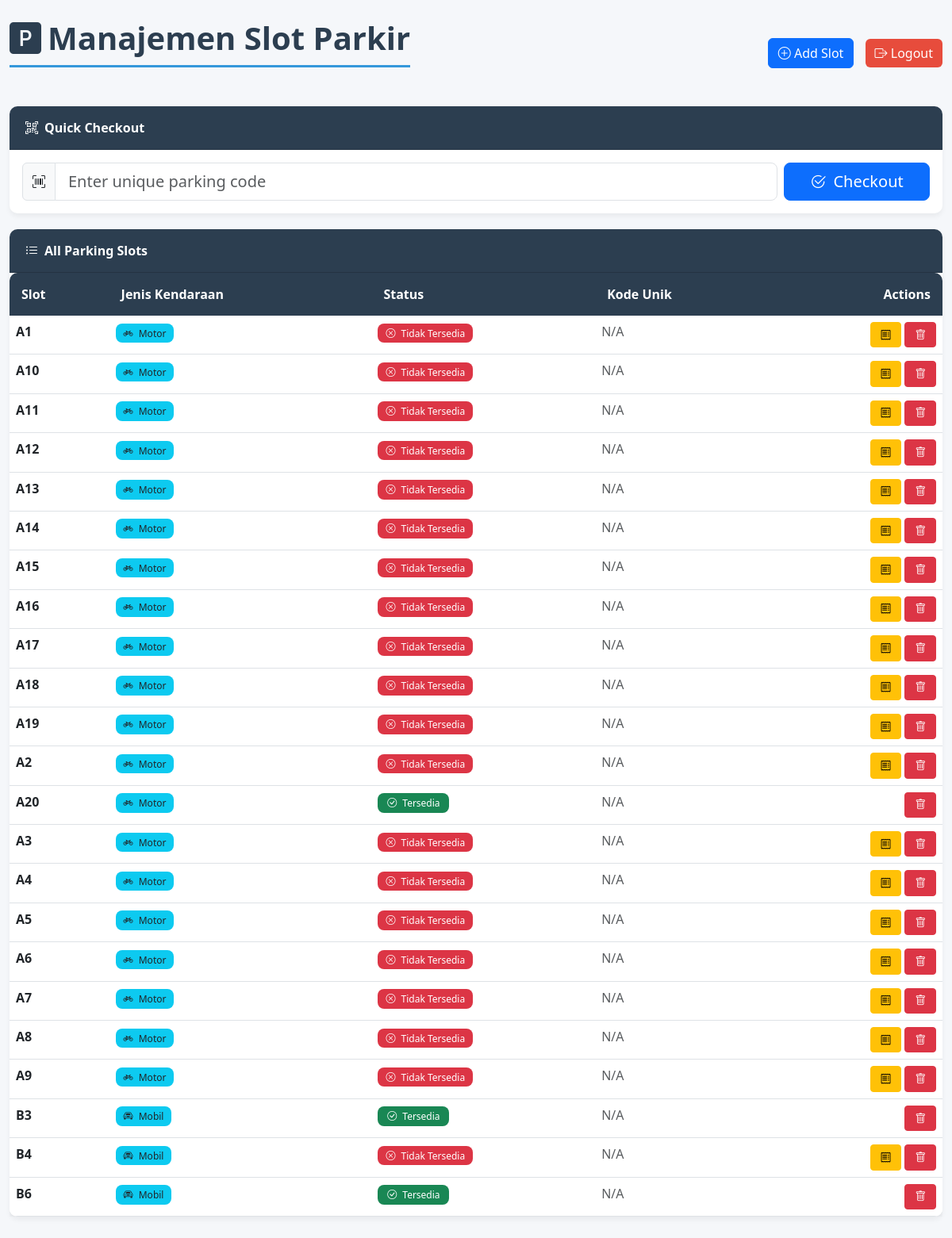
Before: /admintes/slots/ (signed in) with the older database file.
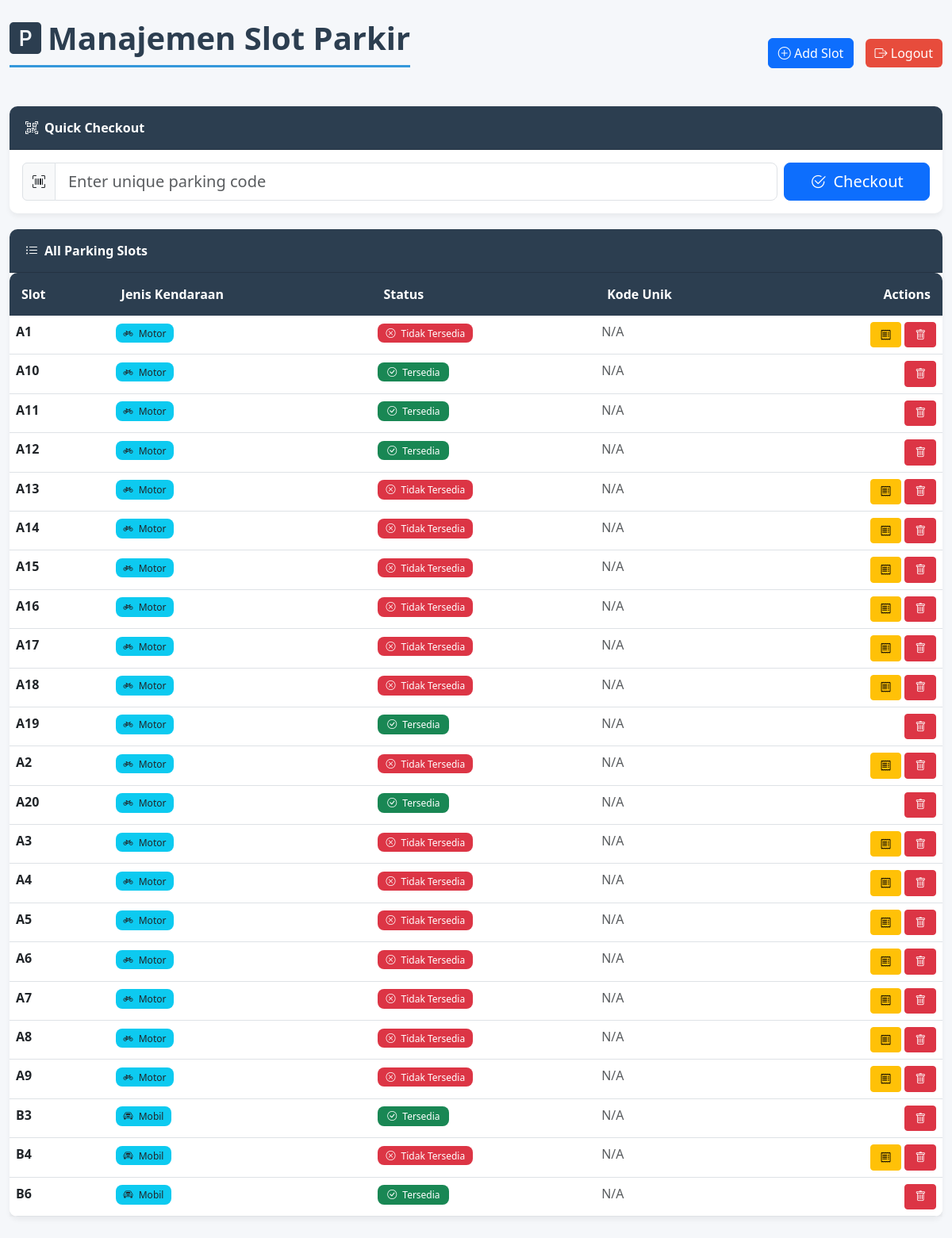
After: the same page with the newer database file.
### parkir/models.py (models this page shows, shortened)
class SlotParkir(models.Model):
    JENIS_KENDARAAN = [('mobil', 'Mobil'), ('motor', 'Motor')]
    nomor_slot = models.CharField(max_length=10)
    jenis_kendaraan = models.CharField(max_length=10, choices=JENIS_KENDARAAN)
    tersedia = models.BooleanField(default=True)
    kode_unik = models.CharField(max_length=20, null=True, blank=True)

### admintes/views.py (the view)
# urls.py: path('slots/', views.daftar_slot, name='daftar_slot'),
@staff_member_required
def daftar_slot(request):
    slots = SlotParkir.objects.all().order_by('nomor_slot')
    return render(request, 'admintes/daftar_slot.html', {'slots': slots})

### admintes/templates/admintes/daftar_slot.html (shortened to what the changed rows need)
{% load static %}
<!DOCTYPE html>
<html lang="en">
<head>
  <link href="https://cdn.jsdelivr.net/npm/bootstrap@5.3.0/dist/css/bootstrap.min.css" rel="stylesheet" />
  <link rel="stylesheet" href="https://cdn.jsdelivr.net/npm/bootstrap-icons@1.10.0/font/bootstrap-icons.css">
</head>
<body>
  <div class="container py-4">
    <div class="d-flex justify-content-between align-items-center mb-4">
      <h1 class="page-title">
        <i class="bi bi-p-square-fill me-2"></i>Manajemen Slot Parkir
      </h1>
    </div>
    <div class="card">
      <div class="card-body p-0">
        <div class="table-responsive">
          <table class="table table-hover mb-0">
            <thead>
              <tr>
                <th>Slot </th>
                <th>Jenis Kendaraan</th>
                <th>Status</th>
                <th>Kode Unik</th>
                <th class="text-end">Actions</th>
              </tr>
            </thead>
            <tbody>
              {% for slot in slots %}
              <tr>
                <td class="fw-bold">{{ slot.nomor_slot }}</td>
                <td>
                  <span class="badge bg-info text-dark">
                    <i class="bi bi-{% if slot.jenis_kendaraan == 'mobil' %}car-front{% else %}bicycle{% endif %} me-1"></i>
                    {{ slot.jenis_kendaraan|title }}
                  </span>
                </td>
                <td>
                  {% if slot.tersedia %}
                    <span class="badge bg-success status-badge">
                      <i class="bi bi-check-circle me-1"></i> Tersedia
                    </span>
                  {% else %}
                    <span class="badge bg-danger status-badge">
                      <i class="bi bi-x-circle me-1"></i> Tidak Tersedia
                    </span>
                  {% endif %}
                </td>
                <td>
                  {% if slot.kode_unik %}
                    <span class="badge bg-light text-dark">
                      <i class="bi bi-upc me-1"></i> {{ slot.kode_unik }}
                    </span>
                  {% else %}
                    <span class="text-muted">N/A</span>
                  {% endif %}
                </td>
                <td class="action-buttons text-end">
                  {% if not slot.tersedia %}
                    <form method="post" action="{% url 'admintes:checkout_slot_by_id' slot.id %}" class="d-inline">
                      <button class="btn btn-warning btn-sm" type="submit" data-bs-toggle="tooltip" title="Checkout">
                        <i class="bi bi-receipt"></i>
                      </button>
                    </form>
                  {% endif %}
                  <form method="post" action="{% url 'admintes:hapus_slot' slot.id %}" class="d-inline" onsubmit="return confirm('Are you sure you want to delete this parking slot?');">
                    <button class="btn btn-danger btn-sm" type="submit" data-bs-toggle="tooltip" title="Delete">
                      <i class="bi bi-trash"></i>
                    </button>
                  </form>
                </td>
              </tr>
              {% endfor %}
            </tbody>
          </table>
        </div>
      </div>
    </div>
  </div>
</body>
</html>

Changed rows visible on the page:
changed SlotParkir (number 2 of 23 on the later page): tersedia "Tidak Tersedia" → "Tersedia"
changed SlotParkir (number 3 of 23 on the later page): tersedia "Tidak Tersedia" → "Tersedia"
changed SlotParkir (number 4 of 23 on the later page): tersedia "Tidak Tersedia" → "Tersedia"
changed SlotParkir (number 11 of 23 on the later page): tersedia "Tidak Tersedia" → "Tersedia"
